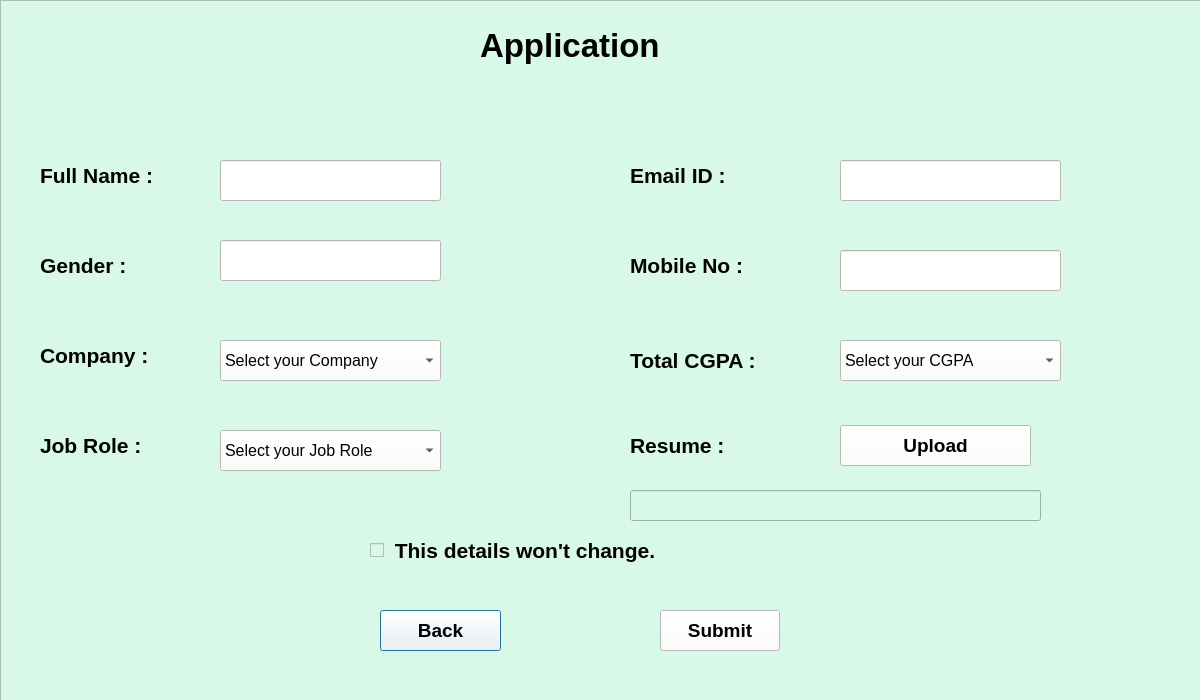
<?xml version="1.0" encoding="UTF-8"?>
<ui version="4.0">
 <class>appit</class>
 <widget class="QDialog" name="appit">
  <property name="geometry">
   <rect>
    <x>0</x>
    <y>0</y>
    <width>1200</width>
    <height>700</height>
   </rect>
  </property>
  <property name="font">
   <font>
    <family>Arial</family>
    <pointsize>16</pointsize>
    <weight>75</weight>
    <bold>true</bold>
   </font>
  </property>
  <property name="windowTitle">
   <string>Dialog</string>
  </property>
  <property name="styleSheet">
   <string notr="true">background: #FFFFFF;</string>
  </property>
  <property name="sizeGripEnabled">
   <bool>false</bool>
  </property>
  <widget class="QFrame" name="frame">
   <property name="geometry">
    <rect>
     <x>0</x>
     <y>0</y>
     <width>1201</width>
     <height>791</height>
    </rect>
   </property>
   <property name="styleSheet">
    <string notr="true">background:#D8F8E8;</string>
   </property>
   <property name="frameShape">
    <enum>QFrame::StyledPanel</enum>
   </property>
   <property name="frameShadow">
    <enum>QFrame::Raised</enum>
   </property>
   <widget class="QPushButton" name="btn_bck">
    <property name="geometry">
     <rect>
      <x>380</x>
      <y>610</y>
      <width>121</width>
      <height>41</height>
     </rect>
    </property>
    <property name="font">
     <font>
      <pointsize>14</pointsize>
      <weight>75</weight>
      <bold>true</bold>
     </font>
    </property>
    <property name="styleSheet">
     <string notr="true">background-color:rgb(255, 255, 255)
</string>
    </property>
    <property name="text">
     <string>Back</string>
    </property>
   </widget>
   <widget class="QLabel" name="lbl_app">
    <property name="geometry">
     <rect>
      <x>480</x>
      <y>20</y>
      <width>251</width>
      <height>51</height>
     </rect>
    </property>
    <property name="font">
     <font>
      <pointsize>25</pointsize>
      <weight>75</weight>
      <bold>true</bold>
     </font>
    </property>
    <property name="styleSheet">
     <string notr="true">color:rgb(0, 0, 0)
</string>
    </property>
    <property name="text">
     <string>Application</string>
    </property>
   </widget>
   <widget class="QPushButton" name="btn_sbmt">
    <property name="geometry">
     <rect>
      <x>660</x>
      <y>610</y>
      <width>120</width>
      <height>41</height>
     </rect>
    </property>
    <property name="font">
     <font>
      <pointsize>14</pointsize>
      <weight>75</weight>
      <bold>true</bold>
     </font>
    </property>
    <property name="styleSheet">
     <string notr="true">background-color:rgb(255, 255, 255)

</string>
    </property>
    <property name="text">
     <string>Submit</string>
    </property>
   </widget>
   <widget class="QLineEdit" name="txt_nme">
    <property name="geometry">
     <rect>
      <x>220</x>
      <y>160</y>
      <width>221</width>
      <height>41</height>
     </rect>
    </property>
    <property name="font">
     <font>
      <pointsize>12</pointsize>
     </font>
    </property>
    <property name="styleSheet">
     <string notr="true">background-color:rgb(255, 255, 255)</string>
    </property>
   </widget>
   <widget class="QLineEdit" name="txt_gen">
    <property name="geometry">
     <rect>
      <x>220</x>
      <y>240</y>
      <width>221</width>
      <height>41</height>
     </rect>
    </property>
    <property name="font">
     <font>
      <pointsize>12</pointsize>
     </font>
    </property>
    <property name="styleSheet">
     <string notr="true">background-color:rgb(255, 255, 255)</string>
    </property>
   </widget>
   <widget class="QLineEdit" name="txt_eid">
    <property name="geometry">
     <rect>
      <x>840</x>
      <y>160</y>
      <width>221</width>
      <height>41</height>
     </rect>
    </property>
    <property name="font">
     <font>
      <pointsize>12</pointsize>
     </font>
    </property>
    <property name="styleSheet">
     <string notr="true">background-color:rgb(255, 255, 255)</string>
    </property>
   </widget>
   <widget class="QLineEdit" name="txt_mno">
    <property name="geometry">
     <rect>
      <x>840</x>
      <y>250</y>
      <width>221</width>
      <height>41</height>
     </rect>
    </property>
    <property name="font">
     <font>
      <pointsize>12</pointsize>
     </font>
    </property>
    <property name="styleSheet">
     <string notr="true">background-color:rgb(255, 255, 255)</string>
    </property>
   </widget>
   <widget class="QLineEdit" name="lineEdit">
    <property name="geometry">
     <rect>
      <x>630</x>
      <y>490</y>
      <width>411</width>
      <height>31</height>
     </rect>
    </property>
   </widget>
  </widget>
  <widget class="QLabel" name="lbl_name">
   <property name="geometry">
    <rect>
     <x>40</x>
     <y>160</y>
     <width>161</width>
     <height>31</height>
    </rect>
   </property>
   <property name="font">
    <font>
     <family>Arial</family>
     <pointsize>16</pointsize>
     <weight>75</weight>
     <bold>true</bold>
    </font>
   </property>
   <property name="styleSheet">
    <string notr="true">background-color:#D8F8E8;</string>
   </property>
   <property name="text">
    <string>Full Name : </string>
   </property>
  </widget>
  <widget class="QLabel" name="lbl_gen">
   <property name="geometry">
    <rect>
     <x>40</x>
     <y>250</y>
     <width>121</width>
     <height>31</height>
    </rect>
   </property>
   <property name="font">
    <font>
     <family>Arial</family>
     <pointsize>16</pointsize>
     <weight>75</weight>
     <bold>true</bold>
    </font>
   </property>
   <property name="styleSheet">
    <string notr="true">background-color:#D8F8E8;</string>
   </property>
   <property name="text">
    <string>Gender : </string>
   </property>
  </widget>
  <widget class="QLabel" name="lbl_cmpny">
   <property name="geometry">
    <rect>
     <x>40</x>
     <y>340</y>
     <width>151</width>
     <height>31</height>
    </rect>
   </property>
   <property name="font">
    <font>
     <family>Arial</family>
     <pointsize>16</pointsize>
     <weight>75</weight>
     <bold>true</bold>
    </font>
   </property>
   <property name="styleSheet">
    <string notr="true">background-color:#D8F8E8;</string>
   </property>
   <property name="text">
    <string>Company : </string>
   </property>
  </widget>
  <widget class="QLabel" name="lbl_job">
   <property name="geometry">
    <rect>
     <x>40</x>
     <y>430</y>
     <width>141</width>
     <height>31</height>
    </rect>
   </property>
   <property name="font">
    <font>
     <family>Arial</family>
     <pointsize>16</pointsize>
     <weight>75</weight>
     <bold>true</bold>
    </font>
   </property>
   <property name="styleSheet">
    <string notr="true">background-color:#D8F8E8;</string>
   </property>
   <property name="text">
    <string>Job Role : </string>
   </property>
  </widget>
  <widget class="QLabel" name="lbl_eid">
   <property name="geometry">
    <rect>
     <x>630</x>
     <y>160</y>
     <width>141</width>
     <height>31</height>
    </rect>
   </property>
   <property name="font">
    <font>
     <family>Arial</family>
     <pointsize>16</pointsize>
     <weight>75</weight>
     <bold>true</bold>
    </font>
   </property>
   <property name="styleSheet">
    <string notr="true">background-color:#D8F8E8;
</string>
   </property>
   <property name="text">
    <string>Email ID : </string>
   </property>
  </widget>
  <widget class="QLabel" name="lbl_mno">
   <property name="geometry">
    <rect>
     <x>630</x>
     <y>250</y>
     <width>161</width>
     <height>31</height>
    </rect>
   </property>
   <property name="font">
    <font>
     <family>Arial</family>
     <pointsize>16</pointsize>
     <weight>75</weight>
     <bold>true</bold>
    </font>
   </property>
   <property name="styleSheet">
    <string notr="true">background-color:#D8F8E8;</string>
   </property>
   <property name="text">
    <string>Mobile No : </string>
   </property>
  </widget>
  <widget class="QLabel" name="lbl_cgpa">
   <property name="geometry">
    <rect>
     <x>630</x>
     <y>340</y>
     <width>171</width>
     <height>41</height>
    </rect>
   </property>
   <property name="font">
    <font>
     <family>Arial</family>
     <pointsize>16</pointsize>
     <weight>75</weight>
     <bold>true</bold>
    </font>
   </property>
   <property name="styleSheet">
    <string notr="true">background-color:#D8F8E8;</string>
   </property>
   <property name="text">
    <string>Total CGPA : </string>
   </property>
  </widget>
  <widget class="QLabel" name="lbl_rsm">
   <property name="geometry">
    <rect>
     <x>630</x>
     <y>430</y>
     <width>141</width>
     <height>31</height>
    </rect>
   </property>
   <property name="font">
    <font>
     <family>Arial</family>
     <pointsize>16</pointsize>
     <weight>75</weight>
     <bold>true</bold>
    </font>
   </property>
   <property name="styleSheet">
    <string notr="true">background-color:#D8F8E8;
</string>
   </property>
   <property name="text">
    <string>Resume : </string>
   </property>
  </widget>
  <widget class="QCheckBox" name="checkBox_chng">
   <property name="geometry">
    <rect>
     <x>370</x>
     <y>530</y>
     <width>421</width>
     <height>41</height>
    </rect>
   </property>
   <property name="font">
    <font>
     <family>Arial</family>
     <pointsize>16</pointsize>
     <weight>75</weight>
     <bold>true</bold>
    </font>
   </property>
   <property name="styleSheet">
    <string notr="true">background-color:#D8F8E8;</string>
   </property>
   <property name="text">
    <string> This details won't change.</string>
   </property>
  </widget>
  <widget class="QComboBox" name="comboBox__cmpny">
   <property name="geometry">
    <rect>
     <x>220</x>
     <y>340</y>
     <width>221</width>
     <height>41</height>
    </rect>
   </property>
   <property name="font">
    <font>
     <family>Arial</family>
     <pointsize>12</pointsize>
    </font>
   </property>
   <item>
    <property name="text">
     <string>Select your Company</string>
    </property>
   </item>
   <item>
    <property name="text">
     <string>TCS</string>
    </property>
   </item>
   <item>
    <property name="text">
     <string>Infosys</string>
    </property>
   </item>
   <item>
    <property name="text">
     <string>Wipro</string>
    </property>
   </item>
  </widget>
  <widget class="QComboBox" name="comboBox_job">
   <property name="geometry">
    <rect>
     <x>220</x>
     <y>430</y>
     <width>221</width>
     <height>41</height>
    </rect>
   </property>
   <property name="font">
    <font>
     <family>Arial</family>
     <pointsize>12</pointsize>
    </font>
   </property>
   <item>
    <property name="text">
     <string>Select your Job Role</string>
    </property>
   </item>
   <item>
    <property name="text">
     <string>Junior Data Analyst</string>
    </property>
   </item>
   <item>
    <property name="text">
     <string>Data Scientist</string>
    </property>
   </item>
   <item>
    <property name="text">
     <string>Software Developer</string>
    </property>
   </item>
  </widget>
  <widget class="QPushButton" name="btn_rsm">
   <property name="geometry">
    <rect>
     <x>840</x>
     <y>425</y>
     <width>191</width>
     <height>41</height>
    </rect>
   </property>
   <property name="font">
    <font>
     <pointsize>14</pointsize>
     <weight>75</weight>
     <bold>true</bold>
    </font>
   </property>
   <property name="styleSheet">
    <string notr="true">background-color:rgb(255, 255, 255)
</string>
   </property>
   <property name="text">
    <string>Upload</string>
   </property>
  </widget>
  <widget class="QComboBox" name="comboBox_cgpa">
   <property name="geometry">
    <rect>
     <x>840</x>
     <y>340</y>
     <width>221</width>
     <height>41</height>
    </rect>
   </property>
   <property name="font">
    <font>
     <family>Arial</family>
     <pointsize>12</pointsize>
    </font>
   </property>
   <item>
    <property name="text">
     <string>Select your CGPA</string>
    </property>
   </item>
   <item>
    <property name="text">
     <string>7.0 - 8.0</string>
    </property>
   </item>
   <item>
    <property name="text">
     <string>8.1 - 9.0</string>
    </property>
   </item>
   <item>
    <property name="text">
     <string>9.1 - 10.0</string>
    </property>
   </item>
  </widget>
 </widget>
 <resources>
  <include location="registration.qrc"/>
 </resources>
 <connections/>
</ui>
